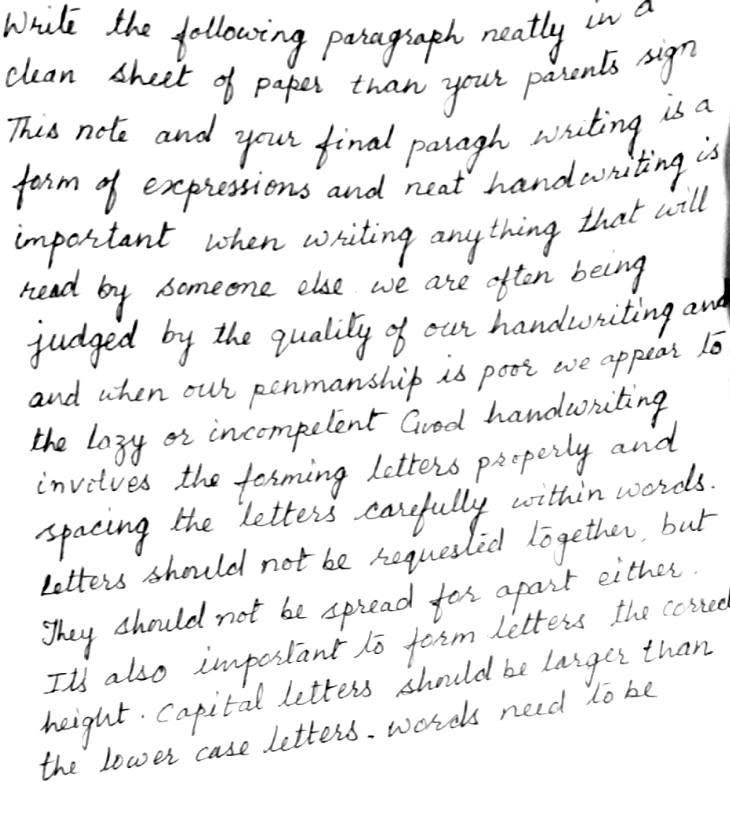
#> input picture hw_project_final_testing/hw_pro_test1imgs/ammahw.jpeg, 730 x 815 px, found by its file name
$ jupyter execute --allow-errors Miniprojectv1.ipynb   (shell and % lines are left out)
#> lines starting #> are read from the running program, lines starting #| are printed output that depends on the picture
#Pipeline-1
Converting the input image to another format to eliminate noise, lighting variations in background, and extracting edges. <br />Mounting the google drive to colab helps to manage the temporary session easily.

[cell 1]
#MOUNTING GOOGLE DRIVE

from google.colab import drive
drive.mount('/content/gdrive')

[cell 2]
import cv2
import numpy as np
import mapper
import matplotlib.pyplot as plt
from PIL import Image

[cell 3]
def show_image(image_object,name):
  plt.figure(figsize=(14, 7))
  plt.title(name)
  plt.imshow(image_object)

edged_image=""
def preprocess1(image_path):
  image=cv2.imread(image_path)   #read in the image
  #image=cv2.resize(image,(1300,800)) #resizing because opencv does not work well with bigger images
  show_image(image,"Input_Image")

  gray=cv2.cvtColor(image,cv2.COLOR_BGR2GRAY)  #RGB To Gray Scale
  show_image(gray,"Grayscale_Image")

  blurred=cv2.GaussianBlur(gray,(5,5),0)  #(5,5) is the kernel size and 0 is sigma that determines the amount of blur
  show_image(blurred,"Blurred_Image")

  edged=cv2.Canny(blurred,30,50)  #30 MinThreshold and 50 is the MaxThreshold
  show_image(edged,"Edged_Image")
  new_image_name=input("Enter name for the processed image to get saved..")
  cv2.imwrite(new_image_name,edged)
  global edged_image
  edged_image=new_image_name

#> (a cell that did not finish here is left out)

[cell 5]
preprocess1("/content/ammahw.jpeg")
#> call 2 of preprocess1, with image_path = '/content/ammahw.jpeg'
#> in preprocess1, image is the input picture: shape (815, 730, 3); min 0, max 255, mean 239.6
#> in preprocess1 (call 2), `blurred=cv2.GaussianBlur(gray,(5,5),0)`:
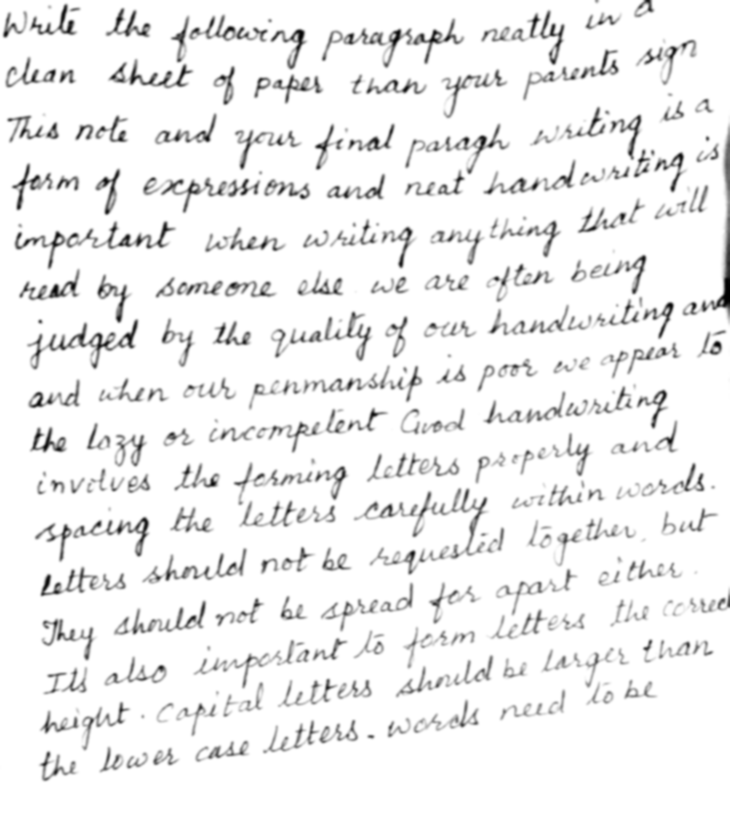
#> blurred: shape (815, 730); min 0, max 255, mean 239.6
#> in preprocess1 (call 2), `edged=cv2.Canny(blurred,30,50)`:
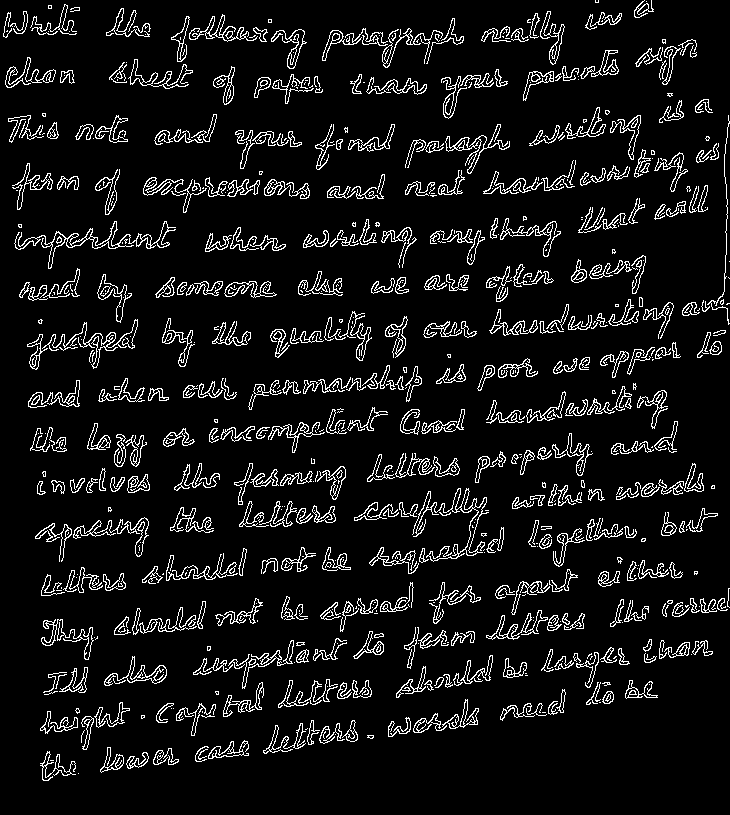
#> edged: shape (815, 730); 8.1% white in thin lines or dots
#> the answer given: out.png

#Pipeline-2

Many utility functions to handle the images in colab for creating folders,renaming,moving,zipping,downloading etc
Image Augmentation is performed by using a pytho package called 'Augmentor' <br />
Mainly operations like:- <br />
1)rotation with 12 degrees clock and 14 degress anti clock<br />
2)rotation with 10 degees clock and 8 degrees anti clock<br />
3)distortion with grid width 10,grid height 10 and magnitude 12 <br />
4)distortion with grid width 4,grid height 4 and magnitude 8<br />
5)random slices of 224*224 are extracted for every image<br />

[cell 6]
#ZIPPING FOLDERS AND DOWNLOAD THE ZIP FILE AUTOMATICALLY

import shutil
from google.colab import files
def make_zipfolder(zipfoldername,folder_path):
  shutil.make_archive(zipfoldername, 'zip', folder_path)
  files.download(zipfoldername+".zip")

# DELETING A FOLDER WITH CONTENT DIRECTLY
def delete_folder(path):
  shutil.rmtree(path)

#> (a cell that did not finish here is left out)

[cell 8]
delete_folder('/content/origimgs')
#delete_folder('/content/croppedimgs67')  #These 2 folders are mostly needed to get deleted

[cell 9]
#FOR DISPLAYING SINGLE IMAGE

def view_image(path):
  print("path=",path)
  img = cv2.imread(path)
  img_cvt=cv2.cvtColor(img, cv2.COLOR_BGR2RGB)
  plt.imshow(img_cvt)
  plt.show()

#> (a cell that did not finish here is left out)

[cell 11]
#FOR SHOWING ALL THE IMAGES IN A FOLDER

import os
directory = "/content/origimgs"
output_directory="/content/origimgs/output"
def display_images(directory,cnt=50):
  no=0
  for filename in os.listdir(directory):
    print(filename)
    if(filename==".ipynb_checkpoints"):
      continue
    view_image(directory+"/"+filename)
    no=no+1
    if(no==cnt):
      break

[cell 12]
#RENAMING FILES IN A FOLDER

def rename_files(dir_path,operation,execs):
  count=1
  for filename in os.listdir(dir_path):
    if(filename[:8]=='origimgs'):
      dest=operation+"-"+str(execs)+"-"+str(count)+".jpeg"
      os.rename(dir_path+"/"+filename,dir_path+"/"+dest)
      count+=1

[cell 13]
import Augmentor
def init_augmentor(flag):
  if(flag):
    os.makedirs('/content/origimgs')
    shutil.move(edged_image, '/content/origimgs/')
  p = Augmentor.Pipeline("/content/origimgs/")
  return p

def rotate(no_of_images=10,lr=10,rr=10,execs=1):
  p=init_augmentor(0)
  p.rotate(probability=0.9, max_left_rotation=lr, max_right_rotation=rr)
  p.sample(no_of_images)
  rename_files(output_directory,"rotate",execs)

def random_distortion(no_of_images=10,gridwdth=4,gridht=4,mag=15,execs=1):
  p=init_augmentor(0)
  p.random_distortion(probability=1, grid_width=gridwdth, grid_height=gridht, magnitude=mag)
  p.sample(no_of_images)
  rename_files(output_directory,"distortion",execs)

def zoom(no_of_images=10,execs=1):
  p=init_augmentor(0)
  p.zoom_random(1, percentage_area=0.5)
  p.sample(no_of_images)
  rename_files(output_directory,"zoomed",execs)

[cell 14]
init_augmentor(1)
#> (the call stopped at in init_augmentor, `p = Augmentor.Pipeline("/content/origimgs/")`: Augmentor is not available in this run)

[cell 15]
rotate(50,14,12,1)
#> (the call stopped at in init_augmentor, `p = Augmentor.Pipeline("/content/origimgs/")`: Augmentor is not available in this run)
rotate(50,8,10,2)
#> (the call stopped at in init_augmentor, `p = Augmentor.Pipeline("/content/origimgs/")`: Augmentor is not available in this run)

[cell 16]
random_distortion(50,10,10,12,1)
#> (the call stopped at in init_augmentor, `p = Augmentor.Pipeline("/content/origimgs/")`: Augmentor is not available in this run)
random_distortion(50,4,4,18,2)
#> (the call stopped at in init_augmentor, `p = Augmentor.Pipeline("/content/origimgs/")`: Augmentor is not available in this run)

[cell 17]
#RANDOM SILCES OF 224*224

def get_random_crop(image, crop_height, crop_width):
    max_x = image.shape[1] - crop_width
    max_y = image.shape[0] - crop_height
    x = np.random.randint(0, max_x)
    y = np.random.randint(0, max_y)
    crop = image[y: y + crop_height, x: x + crop_width]
    return crop

path3="/content/origimgs/output/" #path of folders having 200 images
def sliding_window(no_of_crops,foldername,htsize=224,wdsize=224):
  cnt=1
  for imagename in os.listdir(path3):
    if(imagename=='.ipynb_checkpoints'):
      continue
    example_img=path3+imagename
    iimg = cv2.imread(example_img)
    for i in range(no_of_crops):
      iimg2=get_random_crop(iimg,htsize,wdsize)
      cv2.imwrite('/content/'+foldername+'/cropimg'+str(cnt)+'.jpeg', iimg2)
      #cv2.imwrite('/content/croppedimgs68/cropimg'+str(cnt)+'.jpeg', iimg2)
      cnt=cnt+1

[cell 18]
cropped_folder=input("Enter a name for the empty folder to save 224*224 slices")
#> the answer given: out.png
os.makedirs("/content/"+cropped_folder)
#> (the rest of this cell did not finish here and is left out)


#> (a cell that did not finish here is left out)


[cell 20]
#UNZIPPING A ZIPPED FILE INTO A FOLDER

#Pipeline-3

Creation of trainset and testset in google drive and uploading 800 images to trainset and 200 images to test set

[cell 21]
#os.makedirs("/content/gdrive/My Drive/datasetedgedhws/datasetedged/train_set/aswadHW")
#os.makedirs("/content/gdrive/My Drive/datasetedgedhws/datasetedged/test_set/aswadHW")
def upload_to_drive(foldername):
  testdir="/content/gdrive/My Drive/datasetedgedhws/datasetedged/test_set/"+foldername
  traindir="/content/gdrive/My Drive/datasetedgedhws/datasetedged/train_set/"+foldername
  os.makedirs(traindir)
  os.makedirs(testdir)
  for cnt in range(1,1001):
    if(cnt<=800):
      #print("/content/"+cropped_folder+"/cropimg"+str(cnt)+".jpeg")
      shutil.move("/content/"+cropped_folder+"/cropimg"+str(cnt)+".jpeg", traindir)
    else:
      shutil.move("/content/"+cropped_folder+"/cropimg"+str(cnt)+".jpeg", testdir)

[cell 22]
foldernameindrive=input("Enter the name of the folder to be created in drive")
#> the answer given: ../hw_pro_test1imgs
upload_to_drive(foldernameindrive)

[cell 23]
delete_folder('/content/'+cropped_folder)
delete_folder('/content/origimgs')

#Pipeline-4
A custom AlexNet CNN architecture model is designed to perform classification on 9 writers using keras<br />
Stochastic Gradient Descent (SGD)  Optimizer is used for training with 20 epochs

[cell 24]
import tensorflow as tf
import tensorflow.keras
from tensorflow.keras.models import Sequential
from tensorflow.keras.layers import Dense, Activation, Dropout, Flatten, Conv2D, MaxPooling2D,BatchNormalization
from keras.preprocessing.image import ImageDataGenerator

#> (a cell that did not finish here is left out)

#> (a cell that did not finish here is left out)

#> (a cell that did not finish here is left out)

#> (a cell that did not finish here is left out)

#> (a cell that did not finish here is left out)

[cell 30]
import numpy as np
from keras.preprocessing import image
classes=['ammaHW','ashishHW','aswadHW','DKmamHW','nagsHW','nandanaHW','pavanHW','pruthviHW','sravyaHW','yeshwanthHW']
def test_on_a_image(path="/content/datasetedgedv1/datasetedged/test_set/64/cropimg1000.jpeg"):
  test_image = image.load_img(path, target_size = (224, 224))
  test_image = image.img_to_array(test_image)
  test_image = np.expand_dims(test_image, axis = 0)
  result = model4.predict(test_image)
  for i in result:
    count=0
    for j in i:
      z=float(format(j,'.5f'))
      print(classes[count]+"="+str(z*100)+'%',end="\n")
      count+=1

[cell 31]
test_on_a_image("/content/local_datasetedged/datasetedged/test_set/dkmamHW/cropimg888.jpeg")
#> (the call stopped at in test_on_a_image, `test_image = image.load_img(path, target_size = (224, 224))`: keras is not available in this run)

[cell 32]
test_on_a_image("/content/local_datasetedged/datasetedged/test_set/dkmamHW/cropimg999.jpeg")
#> (the call stopped at in test_on_a_image, `test_image = image.load_img(path, target_size = (224, 224))`: keras is not available in this run)

$ run again, with hw_project_final_testing/hw_pro_test1imgs/ashishhw.jpeg copied over hw_project_final_testing/hw_pro_test1imgs/ammahw.jpeg
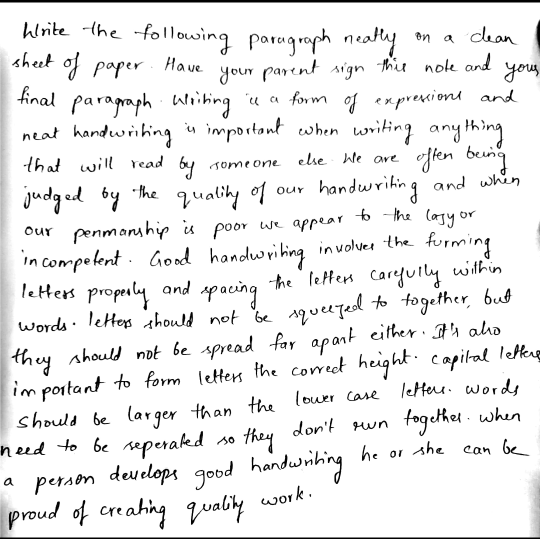
#> input picture hw_project_final_testing/hw_pro_test1imgs/ashishhw.jpeg, 1080 x 1078 px, found by its file name (shown at 1/2 size)
#> in preprocess1, image is the input picture: shape (1078, 1080, 3); min 0, max 255, mean 237.2
#> in preprocess1 (call 2), `edged=cv2.Canny(blurred,30,50)`:
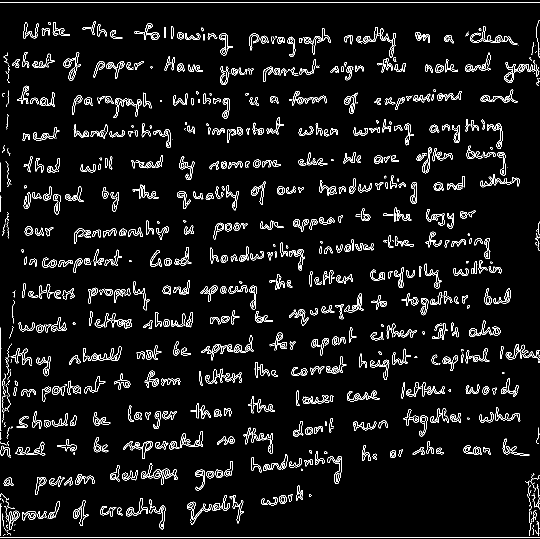
#> edged: shape (1078, 1080) (shown at 1/2 size); 5.4% white in thin lines or dots
